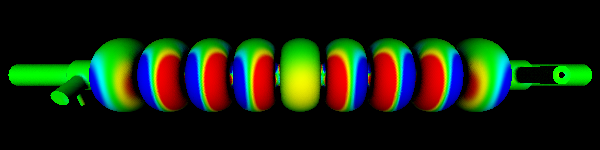

Write the Python code that produced this figure.
#!/usr/bin/env python

# Read SLAC 9-cell cavity data with quadratic (midpoint) elements and render bfield.

import os

import vtkmodules.vtkInteractionStyle  # noqa: F401
import vtkmodules.vtkRenderingFreeType  # noqa: F401
import vtkmodules.vtkRenderingOpenGL2  # noqa: F401

from vtkmodules.vtkCommonCore import vtkLookupTable
from vtkmodules.vtkCommonExecutionModel import vtkStreamingDemandDrivenPipeline
from vtkmodules.vtkFiltersGeometry import vtkCompositeDataGeometryFilter
from vtkmodules.vtkIONetCDF import vtkSLACReader
from vtkmodules.vtkRenderingCore import (
    vtkActor,
    vtkPolyDataMapper,
    vtkRenderWindow,
    vtkRenderWindowInteractor,
    vtkRenderer,
)

# Source
data_dir = os.path.join(os.environ.get("VPE_DATA_DIR", os.path.dirname(os.path.abspath(__file__))), "SLAC", "ll-9cell-f523")

# Read the SLAC mesh and mode file
slac_reader = vtkSLACReader()
slac_reader.SetMeshFileName(os.path.join(data_dir, "ll-9cell-f523.ncdf"))
slac_reader.AddModeFileName(os.path.join(data_dir, "mode0.l0.R2.457036E+09I2.778314E+04.m3"))

slac_reader.ReadInternalVolumeOff()
slac_reader.ReadExternalSurfaceOn()
slac_reader.ReadMidpointsOn()

# Extract surface geometry
surface_geometry = vtkCompositeDataGeometryFilter()
surface_geometry.SetInputConnection(slac_reader.GetOutputPort(vtkSLACReader.SURFACE_OUTPUT))

# Mapper with bfield y-component coloring
bfield_mapper = vtkPolyDataMapper()
bfield_mapper.SetInputConnection(surface_geometry.GetOutputPort())
bfield_mapper.SetScalarModeToUsePointFieldData()
bfield_mapper.ColorByArrayComponent("bfield", 1)
bfield_mapper.UseLookupTableScalarRangeOff()
bfield_mapper.SetScalarRange(-1e-08, 1e-08)

bfield_lut = vtkLookupTable()
bfield_lut.SetHueRange(0.66667, 0.0)
bfield_mapper.SetLookupTable(bfield_lut)

# Actor
actor = vtkActor()
actor.SetMapper(bfield_mapper)

# Renderer
renderer = vtkRenderer()
renderer.AddActor(actor)

# Render window
render_window = vtkRenderWindow()
render_window.AddRenderer(renderer)
render_window.SetWindowName("slac reader quadratic")
render_window.SetMultiSamples(0)
render_window.SetSize(600, 150)

# Interactor
interactor = vtkRenderWindowInteractor()
interactor.SetRenderWindow(render_window)

# Scene
camera = renderer.GetActiveCamera()
camera.SetPosition(-0.75, 0.0, 0.7)
camera.SetFocalPoint(0.0, 0.0, 0.7)
camera.SetViewUp(0.0, 1.0, 0.0)

render_window.Render()

# Update time to test periodic mode interpolation
surface_geometry.UpdateInformation()
surface_geometry.GetOutputInformation(0).Set(
    vtkStreamingDemandDrivenPipeline.UPDATE_TIME_STEP(), 3e-10)

interactor.Initialize()
interactor.Start()
